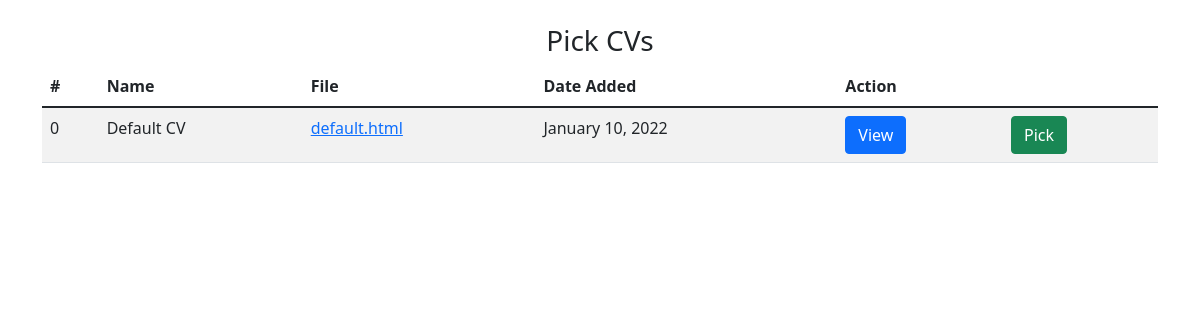
The app's page /pick/cv/2/, older data.
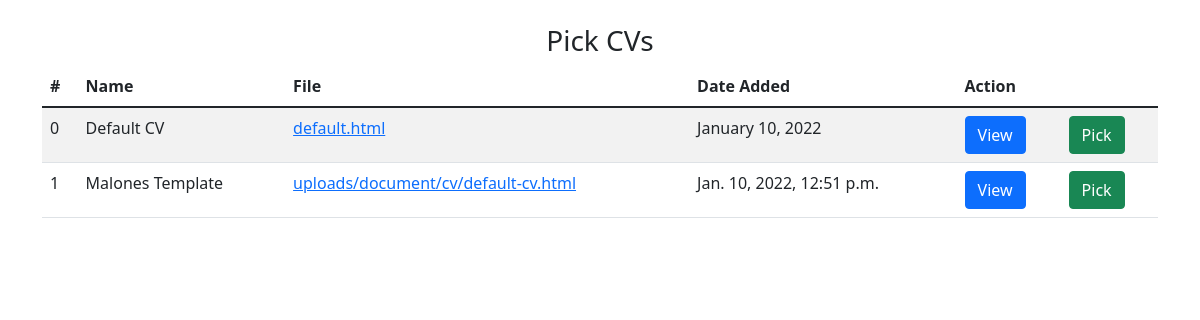
The same page, newer data.
### job_profile/models.py (models this page shows, shortened)
class CV(models.Model):
	name = models.CharField('CV Name', max_length=50)
	file = models.FileField(upload_to='uploads/document/cv/', max_length=1000)
	description = models.TextField(null=True)
	date_created = models.DateTimeField('Date Created', auto_now_add=True)

### resume_generator/views.py (the view)
# urls.py: path('pick/cv/<int:profile_id>/', views.pick_cv, name='pick-cv'),
def pick_cv(request, profile_id):
	profile = JobProfile.objects.get(id=int(profile_id))
	all_cv = CV.objects.all()
	return render(request, 'main/pick-cv.html', {'profile': profile, 'all_cv': all_cv})

### job_profile/templates/main/pick-cv.html (shortened to what this page needs)
{% extends "main/base.html" %}
{% load static %}
{% block content %}
	<div class="row text-center">
		<h3>Pick CVs</h3>
	</div>
	<div class="row">
		<div class="col-12">
			<table class="table table-striped">
				<thead>
				    <tr>
				      	<th scope="col">#</th>
				      	<th scope="col">Name</th>
				      	<th scope="col">File</th>
				      	<th scope="col">Date Added</th>
				      	<th scope="col" colspan="2">Action</th>
				    </tr>
				</thead>
				<tbody>
					<tr>
				      	<td>0</td>
				      	<td>Default CV</td>
				      	<td><a href="#">default.html</a></td>
				      	<td>January 10, 2022</td>
				      	<td><a href="{% url 'cv-iframe-view' 0 profile.id %}" class="btn btn-primary">View</a></td>
				      	<td><a href="{% url 'preview-cv' 0 profile.id %}" class="btn btn-success">Pick</a></td>
				    </tr>
				{% for cv in all_cv %}
				    <tr>
				      	<td>{{forloop.counter}}</td>
				      	<td>{{cv.name}}</td>
				      	<td><a href="{{cv.file.url}}">{{cv.file}}</a></td>
				      	<td>{{cv.date_created}}</td>
				      	<td><a href="{% url 'cv-iframe-view' cv.id profile.id %}" class="btn btn-primary">View</a></td>
				      	<td><a href="{% url 'preview-cv' cv.id profile.id %}" class="btn btn-success">Pick</a></td>
				    </tr>
				{% endfor %}
				</tbody>
			</table>
		</div>
	</div>
{% endblock %}

Row changes from the older to the newer data that the page shows:
added CV: name "Malones Template", file "uploads/document/cv/default-cv.html", date_created "Jan. 10, 2022, 12:51 p.m."
